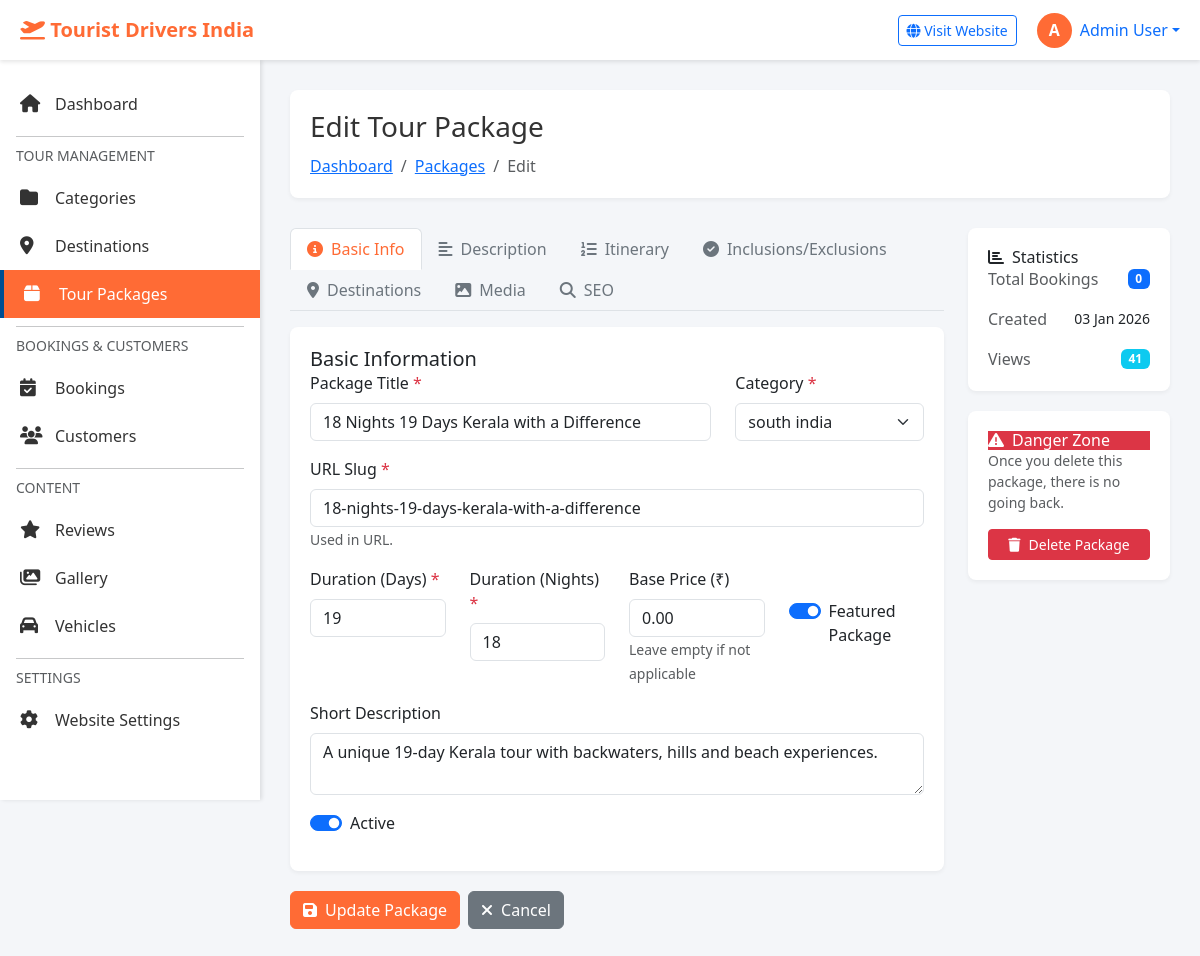
The page /admin/packages/edit.php?id=59 (signed in) on the database its author committed.
### tables this page shows
CREATE TABLE `tour_packages` (
  `id` int(11) NOT NULL,
  `category_id` int(11) NOT NULL,
  `title` varchar(255) NOT NULL,
  `slug` varchar(255) NOT NULL,
  `short_description` text DEFAULT NULL,
  `description` longtext DEFAULT NULL,
  `duration_days` int(11) NOT NULL,
  `duration_nights` int(11) NOT NULL,
  `base_price` decimal(10,2) NOT NULL,
  `discounted_price` decimal(10,2) DEFAULT NULL,
  `price_type` enum('per_person','per_group') DEFAULT 'per_person',
  `featured_image` varchar(255) DEFAULT NULL,
  `gallery_images` text DEFAULT NULL,
  `video_url` varchar(255) DEFAULT NULL,
  `max_group_size` int(11) DEFAULT 20,
  `min_age` int(11) DEFAULT 0,
  `difficulty_level` enum('easy','moderate','challenging','difficult') DEFAULT 'easy',
  `inclusions` text DEFAULT NULL,
  `exclusions` text DEFAULT NULL,
  `meta_title` varchar(255) DEFAULT NULL,
  `meta_description` text DEFAULT NULL,
  `meta_keywords` text DEFAULT NULL,
  `is_active` tinyint(1) DEFAULT 1,
  `is_featured` tinyint(1) DEFAULT 0,
  `is_bestseller` tinyint(1) DEFAULT 0,
  `display_order` int(11) DEFAULT 0,
  `views` int(11) DEFAULT 0,
  `created_at` timestamp NOT NULL DEFAULT current_timestamp(),
  `updated_at` timestamp NOT NULL DEFAULT current_timestamp() ON UPDATE current_timestamp()
);

CREATE TABLE `categories` (
  `id` int(11) NOT NULL,
  `name` varchar(100) NOT NULL,
  `slug` varchar(100) NOT NULL,
  `description` text DEFAULT NULL,
  `icon` varchar(255) DEFAULT NULL,
  `display_order` int(11) DEFAULT 0,
  `is_active` tinyint(1) DEFAULT 1,
  `show_in_header` tinyint(1) DEFAULT 1,
  `created_at` timestamp NOT NULL DEFAULT current_timestamp(),
  `updated_at` timestamp NOT NULL DEFAULT current_timestamp() ON UPDATE current_timestamp()
);

### admin/includes/functions.php (called while the page is built, shortened)
<?php
function format_date($date) {
    return date('d M Y', strtotime($date));
}
?>

### admin/packages/edit.php (the view, shortened to what this page needs)
<?php
require_once '../includes/config.php';
require_once '../includes/functions.php';
$id = intval($_GET['id']);
$query = "SELECT * FROM tour_packages WHERE id = $id";
$result = mysqli_query($conn, $query);
$package = mysqli_fetch_assoc($result);
$categories_query = "SELECT * FROM categories WHERE is_active = 1 ORDER BY display_order";
$categories = mysqli_query($conn, $categories_query);
$booking_count_query = "SELECT COUNT(*) as count FROM bookings WHERE package_id = $id";
$booking_count_result = mysqli_query($conn, $booking_count_query);
$booking_count = mysqli_fetch_assoc($booking_count_result)['count'];
include '../includes/header.php';
include '../includes/sidebar.php';
?>
<div class="main-content">
    <div class="page-header">
        <div>
            <h1 class="page-title">Edit Tour Package</h1>
            <nav aria-label="breadcrumb">
                <ol class="breadcrumb">
                    <li class="breadcrumb-item"><a href="../dashboard.php">Dashboard</a></li>
                    <li class="breadcrumb-item"><a href="index.php">Packages</a></li>
                    <li class="breadcrumb-item active">Edit</li>
                </ol>
            </nav>
        </div>
    </div>
    <div class="row">
        <div class="col-lg-9">
            <form method="POST" enctype="multipart/form-data" id="packageForm">
                <ul class="nav nav-tabs mb-3" role="tablist">
                    <li class="nav-item">
                        <a class="nav-link active" data-bs-toggle="tab" href="#basic">
                            <i class="fas fa-info-circle me-2"></i>Basic Info
                        </a>
                    </li>
                    <li class="nav-item">
                        <a class="nav-link" data-bs-toggle="tab" href="#description">
                            <i class="fas fa-align-left me-2"></i>Description
                        </a>
                    </li>
                    <li class="nav-item">
                        <a class="nav-link" data-bs-toggle="tab" href="#itinerary">
                            <i class="fas fa-list-ol me-2"></i>Itinerary
                        </a>
                    </li>
                    <li class="nav-item">
                        <a class="nav-link" data-bs-toggle="tab" href="#inclusions">
                            <i class="fas fa-check-circle me-2"></i>Inclusions/Exclusions
                        </a>
                    </li>
                    <li class="nav-item">
                        <a class="nav-link" data-bs-toggle="tab" href="#destinations">
                            <i class="fas fa-map-marker-alt me-2"></i>Destinations
                        </a>
                    </li>
                    <li class="nav-item">
                        <a class="nav-link" data-bs-toggle="tab" href="#media">
                            <i class="fas fa-image me-2"></i>Media
                        </a>
                    </li>
                    <li class="nav-item">
                        <a class="nav-link" data-bs-toggle="tab" href="#seo">
                            <i class="fas fa-search me-2"></i>SEO
                        </a>
                    </li>
                </ul>
                <div class="tab-content">
                    <div class="tab-pane fade show active" id="basic">
                        <div class="admin-card">
                            <div class="card-header">
                                <h5 class="mb-0">Basic Information</h5>
                            </div>
                            <div class="card-body">
                                <div class="row">
                                    <div class="col-md-8 mb-3">
                                        <label class="form-label">Package Title <span class="text-danger">*</span></label>
                                        <input type="text" name="title" id="title" class="form-control"
                                               value="<?php echo htmlspecialchars($package['title']); ?>"
                                               required>
                                    </div>
                                    <div class="col-md-4 mb-3">
                                        <label class="form-label">Category <span class="text-danger">*</span></label>
                                        <select name="category_id" class="form-select" required>
                                            <?php
                                            mysqli_data_seek($categories, 0);
                                            while($cat = mysqli_fetch_assoc($categories)):
                                            ?>
                                                <option value="<?php echo $cat['id']; ?>"
                                                        <?php echo $package['category_id'] == $cat['id'] ? 'selected' : ''; ?>>
                                                    <?php echo htmlspecialchars($cat['name']); ?>
                                                </option>
                                            <?php endwhile; ?>
                                        </select>
                                    </div>
                                </div>
                                <div class="mb-3">
                                    <label class="form-label">URL Slug <span class="text-danger">*</span></label>
                                    <input type="text" name="slug" id="slug" class="form-control"
                                           value="<?php echo htmlspecialchars($package['slug']); ?>"
                                           required>
                                    <small class="text-muted">Used in URL.</small>
                                </div>
                                <div class="row">
                                    <div class="col-md-3 mb-3">
                                        <label class="form-label">Duration (Days) <span class="text-danger">*</span></label>
                                        <input type="number" name="duration_days" id="duration_days" class="form-control"
                                               value="<?php echo $package['duration_days']; ?>"
                                               min="1" required>
                                    </div>
                                    <div class="col-md-3 mb-3">
                                        <label class="form-label">Duration (Nights) <span class="text-danger">*</span></label>
                                        <input type="number" name="duration_nights" class="form-control"
                                               value="<?php echo $package['duration_nights']; ?>"
                                               min="0" required>
                                    </div>
                                    <div class="col-md-3 mb-3">
                                        <label class="form-label">Base Price (₹)</label>
                                        <input type="number" name="base_price" class="form-control"
                                               value="<?php echo $package['base_price']; ?>"
                                               step="0.01" min="0" placeholder="Optional">
                                        <small class="text-muted">Leave empty if not applicable</small>
                                    </div>
                                    <div class="col-md-3 mb-3">
                                        <label class="form-label">&nbsp;</label>
                                        <div class="form-check form-switch">
                                            <input type="checkbox" name="is_featured" class="form-check-input" id="is_featured"
                                                   <?php echo $package['is_featured'] ? 'checked' : ''; ?>>
                                            <label class="form-check-label" for="is_featured">Featured Package</label>
                                        </div>
                                    </div>
                                </div>
                                <div class="mb-3">
                                    <label class="form-label">Short Description</label>
                                    <textarea name="short_description" class="form-control" rows="2"
                                              placeholder="Brief one-line description (shown in listings)"><?php echo htmlspecialchars($package['short_description'] ?? ''); ?></textarea>
                                </div>
                                <div class="mb-3">
                                    <div class="form-check form-switch">
                                        <input type="checkbox" name="is_active" class="form-check-input" id="is_active"
                                               <?php echo $package['is_active'] ? 'checked' : ''; ?>>
                                        <label class="form-check-label" for="is_active">Active</label>
                                    </div>
                                </div>
                            </div>
                        </div>
                    </div>
                </div>
                <div class="d-flex gap-2 mt-3">
                    <button type="submit" class="btn btn-primary">
                        <i class="fas fa-save me-2"></i>Update Package
                    </button>
                    <a href="index.php" class="btn btn-secondary">
                        <i class="fas fa-times me-2"></i>Cancel
                    </a>
                </div>
            </form>
        </div>
        <div class="col-lg-3">
            <div class="admin-card">
                <div class="card-header">
                    <h6 class="mb-0"><i class="fas fa-chart-bar me-2"></i>Statistics</h6>
                </div>
                <div class="card-body">
                    <div class="stat-item mb-3">
                        <div class="d-flex justify-content-between align-items-center">
                            <span class="text-muted">Total Bookings</span>
                            <span class="badge bg-primary"><?php echo $booking_count; ?></span>
                        </div>
                    </div>
                    <div class="stat-item mb-3">
                        <div class="d-flex justify-content-between align-items-center">
                            <span class="text-muted">Created</span>
                            <span class="small"><?php echo format_date($package['created_at']); ?></span>
                        </div>
                    </div>
                    <div class="stat-item">
                        <div class="d-flex justify-content-between align-items-center">
                            <span class="text-muted">Views</span>
                            <span class="badge bg-info"><?php echo $package['views']; ?></span>
                        </div>
                    </div>
                </div>
            </div>
            <div class="admin-card mt-3 border-danger">
                <div class="card-header bg-danger text-white">
                    <h6 class="mb-0"><i class="fas fa-exclamation-triangle me-2"></i>Danger Zone</h6>
                </div>
                <div class="card-body">
                    <p class="text-muted small mb-3">Once you delete this package, there is no going back.</p>
                    <a href="delete.php?id=<?php echo $id; ?>"
                       class="btn btn-danger btn-sm w-100"
                       onclick="return confirm('Are you sure you want to delete this package? This action cannot be undone.')">
                        <i class="fas fa-trash me-2"></i>Delete Package
                    </a>
                </div>
            </div>
        </div>
    </div>
</div>
<?php include '../includes/footer.php'; ?>

### admin/includes/header.php (style rules this page uses)
:root { --primary-color: #ff6b35; --secondary-color: #004e92; --sidebar-width: 260px; --header-height: 60px; }
* { margin: 0; padding: 0; box-sizing: border-box; }
body { font-family: 'Segoe UI', Tahoma, Geneva, Verdana, sans-serif; background: #f4f6f9; }
.page-header { background: white; padding: 20px; border-radius: 8px; margin-bottom: 30px; box-shadow: 0 2px 4px rgba(0,0,0,0.05); }
.page-header h1 { font-size: 28px; color: #333; margin: 0; }
.page-header .breadcrumb { margin: 10px 0 0 0; background: none; padding: 0; }
.admin-card { background: white; border-radius: 8px; padding: 20px; box-shadow: 0 2px 4px rgba(0,0,0,0.05); margin-bottom: 20px; }
.btn-primary { background: var(--primary-color); border-color: var(--primary-color); }

### admin/packages/edit.php (style rules this page uses)
.nav-tabs .nav-link { color: #6c757d; }
.nav-tabs .nav-link.active { color: var(--primary-color); border-color: #dee2e6 #dee2e6 #fff; }

### rows shown on the page
tour_packages: title "18 Nights 19 Days Kerala with a Difference", category_id "south india", slug "18-nights-19-days-kerala-with-a-difference", duration_days "19", duration_nights "18", base_price "0.00", is_featured "☑", short_description "A unique 19-day Kerala tour with backwaters, hills and beach experiences.", is_active "☑", created_at "03 Jan 2026", views "41"

### other values the page prints
substr($_SESSION['admin_name'] ?? 'A', 0, 1) "A"
$_SESSION['admin_name'] "Admin User"
$booking_count "0"
